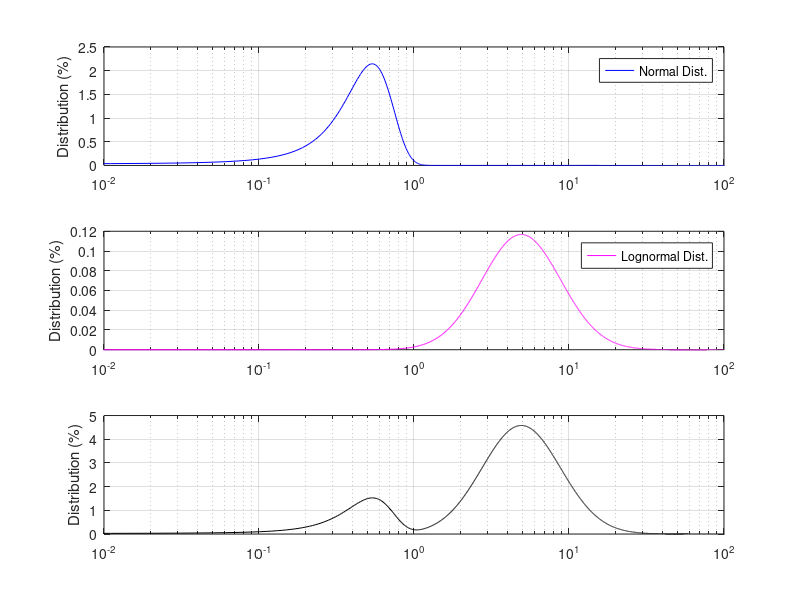
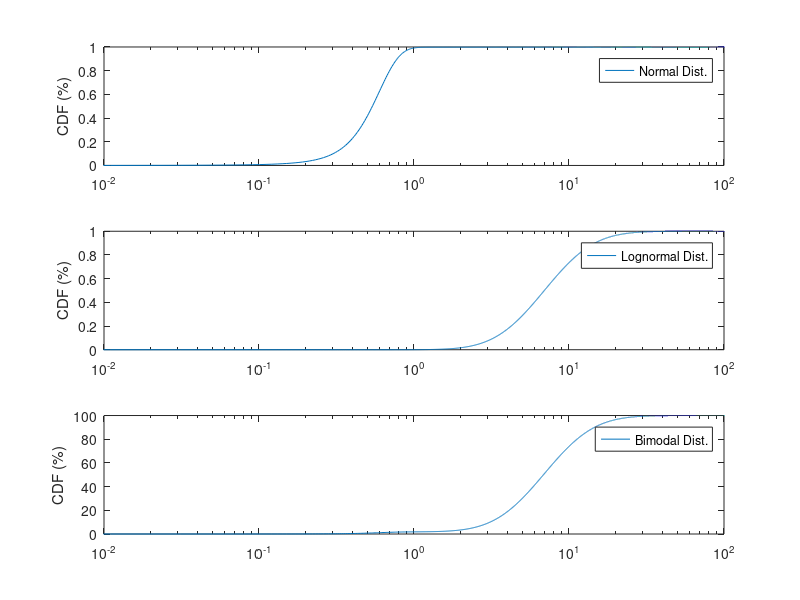

Source code (MATLAB) for these figures, in order: (Note: this script raises an error after producing the figures.)
% Bimodal Distribution Mathematical Model

%import data for variables ParticleDiameter and SizeDistribution1
clearvars -except ParticleDiameter SizeDistribution1
close all;
x=0.001:0.01:500;

%% Normal Distribution 1
sigma1=0.186; %0.19
mu1=0.538; %0.54
pdf1 = (1/(sigma1*sqrt(2*pi))) * exp((-(x-mu1).^2)/(2*sigma1^2));
figure(1)
subplot(3,1,1)
%plot(x,pdf1,'b')
semilogx(x,pdf1,'b')
xlim([0.01 100])
ylabel('Distribution (%)')
legend('Normal Dist.')
grid on

%CDF
fun1 = @(t) exp(-(t-mu1).^2/(2*sigma1^2));
x1=0.001;
for i=1:1:size(x,2)
    int1(i) = integral(fun1,0,x1);
    cdf1(i) = (1/(sigma1*sqrt(2*pi)))*int1(i);
x1=x1+0.01;
end
figure(2)
subplot(3,1,1)
semilogx(x,cdf1)
xlim([0.01 100])
ylabel('CDF (%)')
legend('Normal Dist.')
figure(1)

%% Normal Distribution 2
% sigma2=3.0;
% mu2=8.4;
% pdf2 = 3.03 * (1/(sigma2*sqrt(2*pi))) * exp((-(x-mu2).^2)/(2*sigma2^2));
% subplot(3,1,2)
% %plot(x,pdf2,'--g')
% semilogx(x,pdf2,'--g')
% xlim([0.01 100])
% ylabel('Distribution (%)')
% %legend('Normal Dist.')
% grid on


%% Rayleigh Distribution 2
% b1=5.6;
% pdf3=(x/b1^2) .* exp (-x.^2/(2*b1^2));
% subplot(3,1,2)
% %plot(x,pdf2,'r')
% semilogx(x,pdf3,'r')
% xlim([0.01 100])
% ylabel('Distribution (%)')
% legend('Rayleigh Dist.')
% grid on


%% Lognormal Distribtuion 2
sigma4=0.585; %0.59
mu4=1.936; %1.95
pdf4 = (1./(x.*sigma4*sqrt(2*pi))) .* exp ( (-(log(x)-mu4).^2) / (2*sigma4^2) );
subplot(3,1,2)
%hold on
%plot(x,pdf4,'m')
semilogx(x,pdf4,'m')
xlim([0.01 100])
ylabel('Distribution (%)')
%legend('Normal Dist.', 'Lognormal Dist.')
legend('Lognormal Dist.')
grid on

%CDF
fun4 = @(t) (1./t) .* exp( -(log(t)-mu4).^2 / (2*sigma4^2) );
x4=0.001;
for i=1:1:size(x,2)
    int4(i) = integral(fun4,0,x4);
    cdf4(i) = (1/(sigma4*sqrt(2*pi)))*int4(i);
x4=x4+0.01;
end
figure(2)
subplot(3,1,2)
semilogx(x,cdf4)
xlim([0.01 100])
ylabel('CDF (%)')
legend('Lognormal Dist.')
figure(1)


%% Bimodal Distribution
% 2 Normal Distributions
% gain1=0.8/2;
% gain2=4.8/0.2;
% pdfsum=gain1*pdf1+gain2*pdf2;

% 1st Normal Distribution, 2nd Rayleigh Distribution
% gain1=0.8/2;
% gain3=4.8/0.2;
% pdfsum=gain1*pdf1+gain3*pdf3;

% 1st Normal Distribution, 2nd Lognormal Distribution
gain1=1.418/2; %1.4/2
gain4=7.846/0.2; %7.9/0.2
pdfsum=gain1*pdf1+gain4*pdf4;

%plot the bimodal distribution of the math model
subplot(3,1,3)
%plot(x,pdfsum,'k')
semilogx(x,pdfsum,'k')
xlim([0.01 100])
ylabel('Distribution (%)')
grid on

%CDF
cdfsum = (100/(gain1+gain4))*gain1*cdf1 + (100/(gain1+gain4))*gain4*cdf4;
figure(2)
subplot(3,1,3)
semilogx(x,cdfsum)
xlim([0.01 100])
ylabel('CDF (%)')
legend('Bimodal Dist.')
figure(1)

%plot the acutal data
%import data separately before plotting
subplot(3,1,3)
hold on
%plot(ParticleDiameter,SizeDistribution1,'--r')
semilogx(ParticleDiameter,SizeDistribution1,'--r')
legend('model','actual')
grid on



%% Compute an error quantity between math model and actual measurements

%Step through the actual measured points, find closest math model point,
%compute the vector distance.  Square the vector distances and sum, this
%single value represents the error quantity.  Vector distance is already
%squared and all positive, no need to square.

for n=1:1:size(ParticleDiameter,1)
    for m=1:1:size(x,2)
        err1(n,m)=sqrt( (x(1,m)-ParticleDiameter(n))^2 + (pdfsum(1,m)-SizeDistribution1(n))^2 );
    end
end
clear n m
%now go thru err1 row-by-row and find the minimum error value
Mins = min(err1,[],2);
%sum the error values of final error. quantity is the goodness of fit
Error=sum(Mins);

%now iterate by changing the variables in deterministic way -> HOW?
%Steepest Decent Method? Change variables in what order? None are
%independent!!!

%Initial conditions
sigma1_store(1)=sigma1;
mu1_store(1)=mu1;
sigma4_store(1)=sigma4;
mu4_store(1)=mu4;
gain1_store(1)=gain1;
gain4_store(1)=gain4;
Error_store(1)=Error;

%Divide up the 2 modes for optimization
xcut=1; %x value for "cut-line" dividing mode 1 from mode 2
m1=1;
m2=1;
for n=1:1:size(ParticleDiameter,1)
    if ParticleDiameter(n)<xcut
        ParticleDiameter_mode1(m1)=ParticleDiameter(n);
        SizeDistribution1_mode1(m1)=SizeDistribution1(n);
        m1=m1+1;
    else
        ParticleDiameter_mode2(m2)=ParticleDiameter(n);
        SizeDistribution1_mode2(m2)=SizeDistribution1(n);
        m2=m2+1;
    end
end
%the following max values for actuals and fits give a means to re-optimize
%the gains based on the difference in actual max and fitted max, re-compute
%gain after every change and apply.
[max_mode1, index_mode1]=max(SizeDistribution1_mode1);
[max_mode2, index_mode2]=max(SizeDistribution1_mode2);
[fitmax_mode1, fitindex_mode1]=max(gain1*pdf1);
[fitmax_mode2, fitindex_mode2]=max(gain4*pdf4);
%why not also compute the "exact right" x value for the fit based on the
%known x value for the actuals!!!???
PDmax_mode1=ParticleDiameter_mode1(index_mode1)+0.05;  %added fudge factor of 0.05 added to place peak at right place for actual data, actual data to sparse
PDmax_mode2=ParticleDiameter_mode2(index_mode2);
fitPDmax_mode1=x(fitindex_mode1);
fitPDmax_mode2=x(fitindex_mode2);

%possible path foward for optimization:
%Step 1: change mu's to drive difference between model max-x and
%actual max-x to minimum, must update gains, mu's don't affect each other
%Step 2: change sigma's to drive computed Error to
%minumum, must update gains. sigma's don't affect each other
%Observation: mu and sigma are not independent, sigma moves observed mu

%assume that initial guess is really good
%compute 10 next points in each direction for mu's and sigma's?
clear n m m1 m2

mustep=0.001;
nsteps=40;
for n=1:1:nsteps
    if n > (nsteps/2)
        mustep1=(mustep*-1)+((nsteps/2*mustep)/n);
    else
        mustep1=mustep;
    end
    %normal dist 1
    %sigma1=sigma1_store(1)+n*mustep1;
    sigma1=sigma1_store(1);
    %mu1=mu1_store(1)+n*mustep1;
    mu1=mu1_store(1);
    pdf1 = (1/(sigma1*sqrt(2*pi))) * exp((-(x-mu1).^2)/(2*sigma1^2));
    %lognormal dist 2
    %sigma4=sigma4_store(1)+n*mustep1;
    sigma4=sigma4_store(1);
    %mu4=mu4_store(1)+n*mustep1;
    mu4=mu4_store(1);
    pdf4 = (1./(x.*sigma4*sqrt(2*pi))) .* exp ( (-(log(x)-mu4).^2) / (2*sigma4^2) );
    %bimodal dist
    gain1=1.418/2;
    gain4=7.846/0.2;
    pdfsum=gain1*pdf1+gain4*pdf4;

    for n1=1:1:size(ParticleDiameter,1)
        for m1=1:1:size(x,2)
            err1(n1,m1)=sqrt( (x(1,m1)-ParticleDiameter(n1))^2 + (pdfsum(1,m1)-SizeDistribution1(n1))^2 );
        end
    end
    %now go thru err1 row-by-row and find the minimum error value
    Mins = min(err1,[],2);
    %sum the error values of final error. quantity is the goodness of fit
    Error=sum(Mins);


    %mu1_store(n+1)=mu1;
    %sigma1_store(n+1)=sigma1;
    %mu4_store(n+1)=mu4;
    %sigma4_store(n+1)=sigma4;
    Error_store(n+1)=Error;
end
